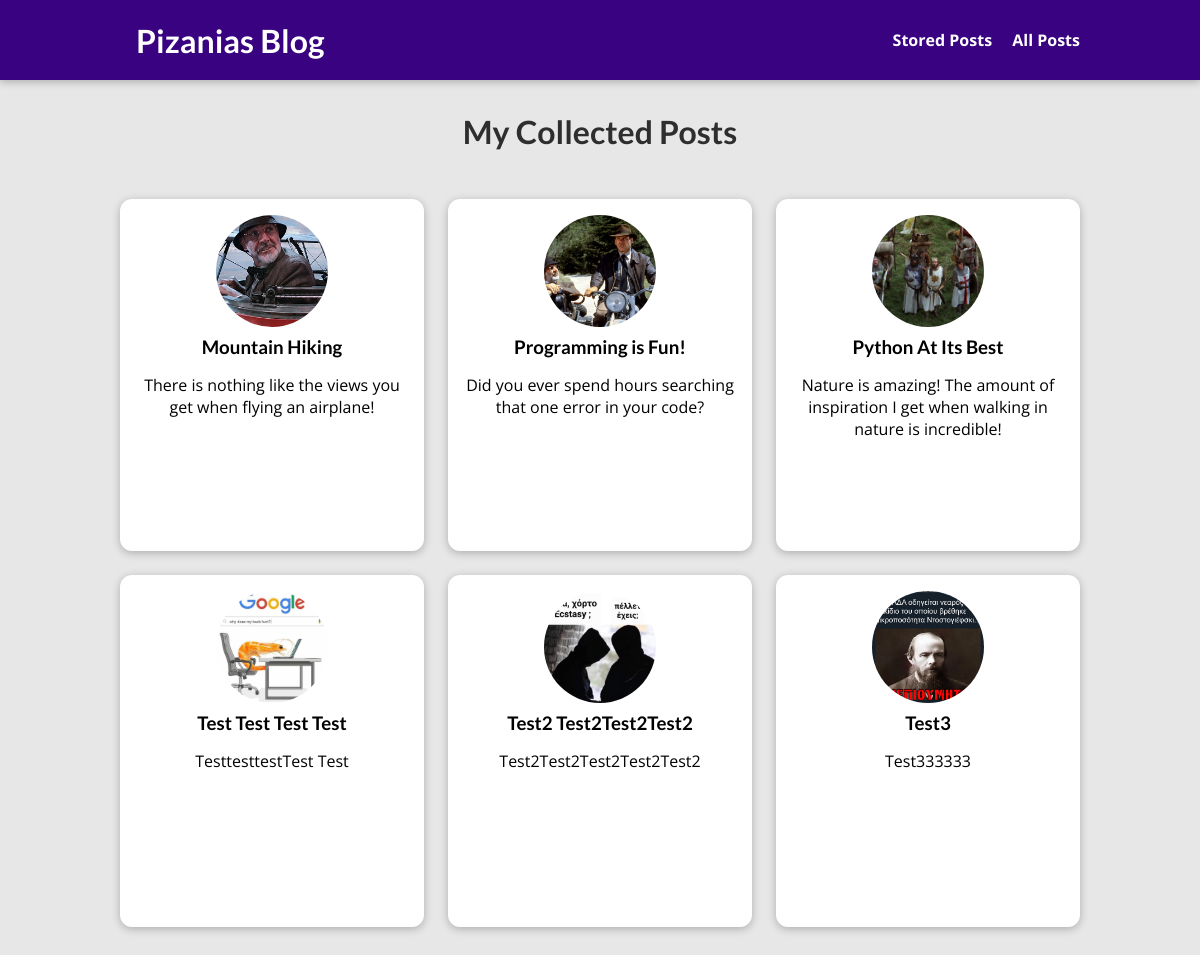
The page /posts on the database its author committed.
### blog/models.py (models this page shows, shortened)
class Post(models.Model):
    title = models.CharField(max_length=150)
    excerpt = models.CharField(max_length=200)
    image = models.ImageField(upload_to="posts", null=True)
    date = models.DateField(auto_now=True)
    slug = models.SlugField(unique=True, db_index=True)
    content = models.TextField(validators=[MinLengthValidator(10)])
    author = models.ForeignKey(Author, on_delete=models.SET_NULL, null=True,  related_name="posts")
    tags = models.ManyToManyField(Tag)

### blog/views.py (the view)
# urls.py: path("posts", views.AllPostsView.as_view(), name="posts-page"),
class AllPostsView(ListView):
    template_name = "blog/all-posts.html"
    model = Post
    ordering = ["-date"]
    context_object_name = "all_posts"

### blog/templates/blog/all-posts.html (shortened to what this page needs)
{% extends "base.html" %}
{% load static %}
{% block css_files %}
    <link rel="stylesheet" href="{% static "blog/post.css" %}"/>
    <link rel="stylesheet" href="{% static "blog/all-posts.css" %}"/>
{% endblock %}
{% block content %}
<section id="all-posts">
    <h2>My Collected Posts</h2>
    <ul>
        {% for post in all_posts %}
            {% include "blog/includes/post.html" %}
        {% endfor %}
    </ul>
</section>
{% endblock %}

### blog/templates/blog/includes/post.html
<li>
    <article class="post">
        <a href="{% url "post-detail-page" post.slug %}">
            <img src="{{ post.image.url }}" alt="{{ post.title }}"/>
            <div class="post__content">
                <h3>{{ post.title }}</h3>
                <p>{{ post.excerpt}}</p>
            </div>
        </a>
    </article>
</li>

### static/app.css (style rules this page uses)
* { box-sizing: border-box; }
html { font-family: 'Open Sans', 'Lato', sans-serif; }
body { margin: 0; }
h1, h2, h3 { font-family: 'Lato', sans-serif; font-weight: bold; }

### blog/static/blog/post.css (style rules this page uses)
.post { display: flex; flex-direction: column; align-items: center; text-align: center; }
.post a { text-decoration: none; color: black; transition: all 0.2s ease; padding: 1rem; }
.post img { width: 5rem; height: 5rem; object-fit: cover; border-radius: 50%; }
.post h3 { margin: 0.25rem 0; }

### blog/static/blog/all-posts.css (style rules this page uses)
body { background-color: #e7e7e7; }
#all-posts { margin: 7rem auto; width: 90%; max-width: 60rem; }
#all-posts h2 { text-align: center; font-size: 2rem; color: #2e2e2e; margin: 3rem 0; }
ul { list-style: none; margin: 0; padding: 0; display: grid; grid-template-columns: repeat(auto-fill, minmax(17rem, 1fr)); gap: 1.5rem; }
.post img { width: 7rem; height: 7rem; }
.post a { height: 22rem; width: 19rem; transform-origin: center; box-shadow: 0 2px 8px rgba(0, 0, 0, 0.25); border-radius: 12px; background-color: white; }

### rows shown on the page
Post: image (picture), title "Mountain Hiking", excerpt "There is nothing like the views you get when flying an airplane!"
Post: image (picture), title "Programming is Fun!", excerpt "Did you ever spend hours searching that one error in your code?"
Post: image (picture), title "Python At Its Best", excerpt "Nature is amazing! The amount of inspiration I get when walking in nature is incredible!"
Post: image (picture), title "Test Test Test Test", excerpt "TesttesttestTest Test"
Post: image (picture), title "Test2 Test2Test2Test2", excerpt "Test2Test2Test2Test2Test2"
Post: image (picture), title "Test3", excerpt "Test333333"
